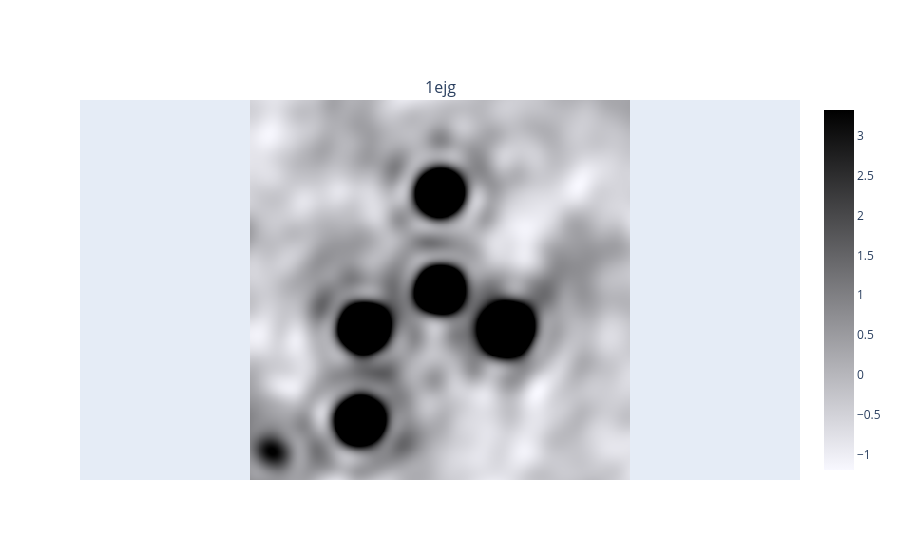

The cell this chart's notebook holds for it:
### Code cell
filename = "SHOW"  # "SHOW" displays inline rather than saving to file

for cc, ll, pp in slice_vectors:
    # Sample electron density on a 2D grid in the defined plane
    # deriv=0 returns full density (deriv=1 would return first derivative)
    vals2d = mf.get_slice(cc, ll, pp, width, samples, interpolation, deriv=0, ret_type="2d")

    # Plot as a heatmap
    # min_percent and max_percent clip the density range to enhance contrast
    # hue="WB" uses white-to-black colour scheme
    mplot = mph.MapPlotHelp(filename)
    mplot.make_plot_slice_2d(vals2d,
                             min_percent=1,      # clip bottom 1% of density values
                             max_percent=0.15,   # clip top 0.15% to reveal ring detail
                             samples=samples,
                             width=width,
                             title=pdb_code,
                             plot_type="heatmap",
                             hue="WB")

### Figure 1 — Plotly figure (JSON) as saved in the notebook; plotly's stock layout.template omitted (floating-point values rounded to 4 significant figures; data arrays with more than 128 entries replaced by an {"elided": "..."} marker saying what was removed)
{"data": [{"colorscale": [[0, "rgba(248,248,255,1)"], [1, "rgba(0,0,0,1)"]], "hovertemplate": "......%{z:.4f}", "name": "", "showscale": true, "type": "heatmap", "xaxis": "x", "yaxis": "y", "z": {"elided": "400x400 float values"}, "zmax": 3.321, "zmin": -1.189}], "layout": {"annotations": [{"font": {"size": 16}, "showarrow": false, "text": "1ejg", "x": 0.5, "xanchor": "center", "xref": "paper", "y": 1, "yanchor": "bottom", "yref": "paper"}], "xaxis": {"anchor": "y", "domain": [0, 1], "scaleanchor": "y", "scaleratio": 1, "showticklabels": false, "visible": false}, "yaxis": {"anchor": "x", "domain": [0, 1], "scaleanchor": "x", "scaleratio": 1, "showticklabels": false, "visible": false}}}
